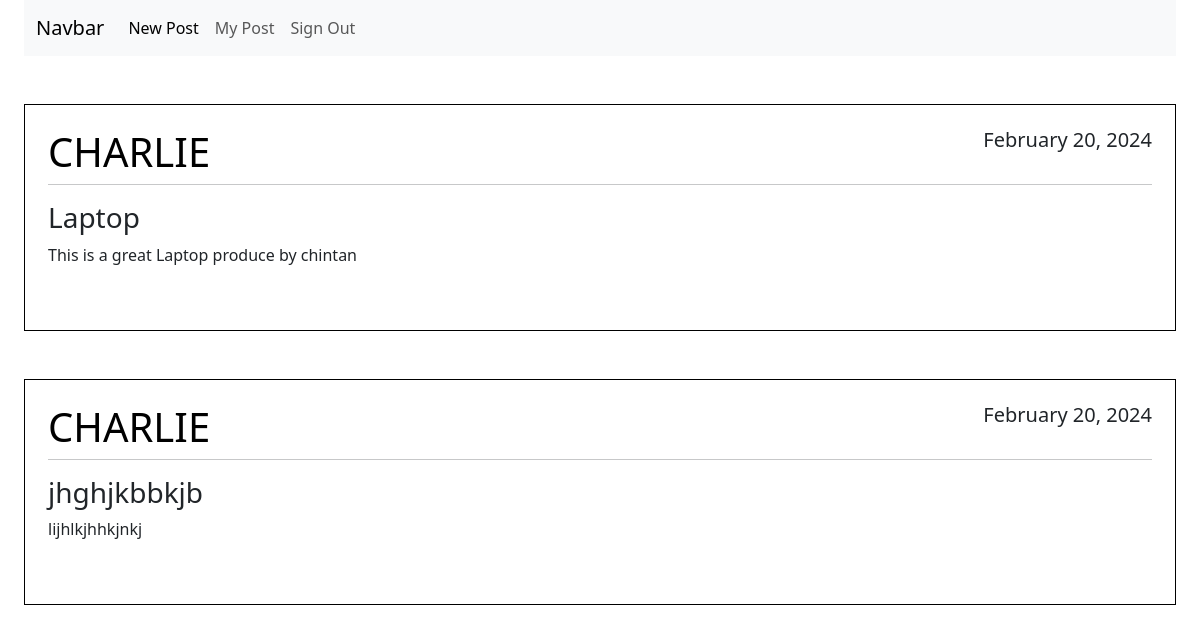
The page /myPost/ (signed in) on the database its author committed.
### blog/models.py (models this page shows, shortened)
class Posts(models.Model):
    title=models.CharField(max_length=100)
    content=models.TextField()
    date_posted=models.DateTimeField(default=timezone.now)
    author=models.ForeignKey(User,on_delete=models.CASCADE)

### blog/views.py (the view)
# urls.py: path('myPost/',views.myPost),
def myPost(request):
    context={'posts':Posts.objects.filter(author=request.user)}
    return render(request,'Blogs/myPost.html',context)

### blog/templates/Blogs/myPost.html (shortened to what this page needs)
{% extends 'Blogs/base.html'%} {% block content%} {% load static %}
<div class="container custom-container">
  <nav class="navbar navbar-expand-lg bg-body-tertiary">
    <div class="container-fluid">
      <a class="navbar-brand" href="/home">Navbar</a>
      <div class="collapse navbar-collapse" id="navbarSupportedContent">
        <ul class="navbar-nav me-auto mb-2 mb-lg-0">
          <li class="nav-item">
            <a class="nav-link active" aria-current="page" href="/new"
              >New Post</a
            >
          </li>
          <li class="nav-item">
            <a class="nav-link" href="/myPost">My Post</a>
          </li>
          <li class="nav-item">
            <a class="nav-link" href="/signout">Sign Out</a>
          </li>
        </ul>
      </div>
    </div>
  </nav>
  {%csrf_token%} {% for post in posts%}
  <article class="media content-section mt-5">
    <div
      class="media-body"
      style="border: 1px solid black; padding: 23px; margin-bottom: 10px"
    >
      <div class="article-metadata">
        <h1
          class="text-uppercase"
          style="text-align: left; float: left; color: #000000"
        >
          {{post.author}}
        </h1>
        <h5 style="text-align: right; float: right">
          {{post.date_posted |date:"F d, Y"}}
        </h5>
        <hr style="clear: both" />
      </div>
      <h3>{{post.title}}</h3>
      <p class="article-content">{{post.content}}</p>
      <br />
    </div>
  </article>
  {% endfor %}
</div>
{%endblock%}

### blog/templates/Blogs/base.html (style rules this page uses)
.custom-container { max-width: 1450px; }

### rows shown on the page
Posts: author "CHARLIE", date_posted "February 20, 2024", title "Laptop", content "This is a great Laptop produce by chintan"
Posts: author "CHARLIE", date_posted "February 20, 2024", title "jhghjkbbkjb", content "lijhlkjhhkjnkj"
